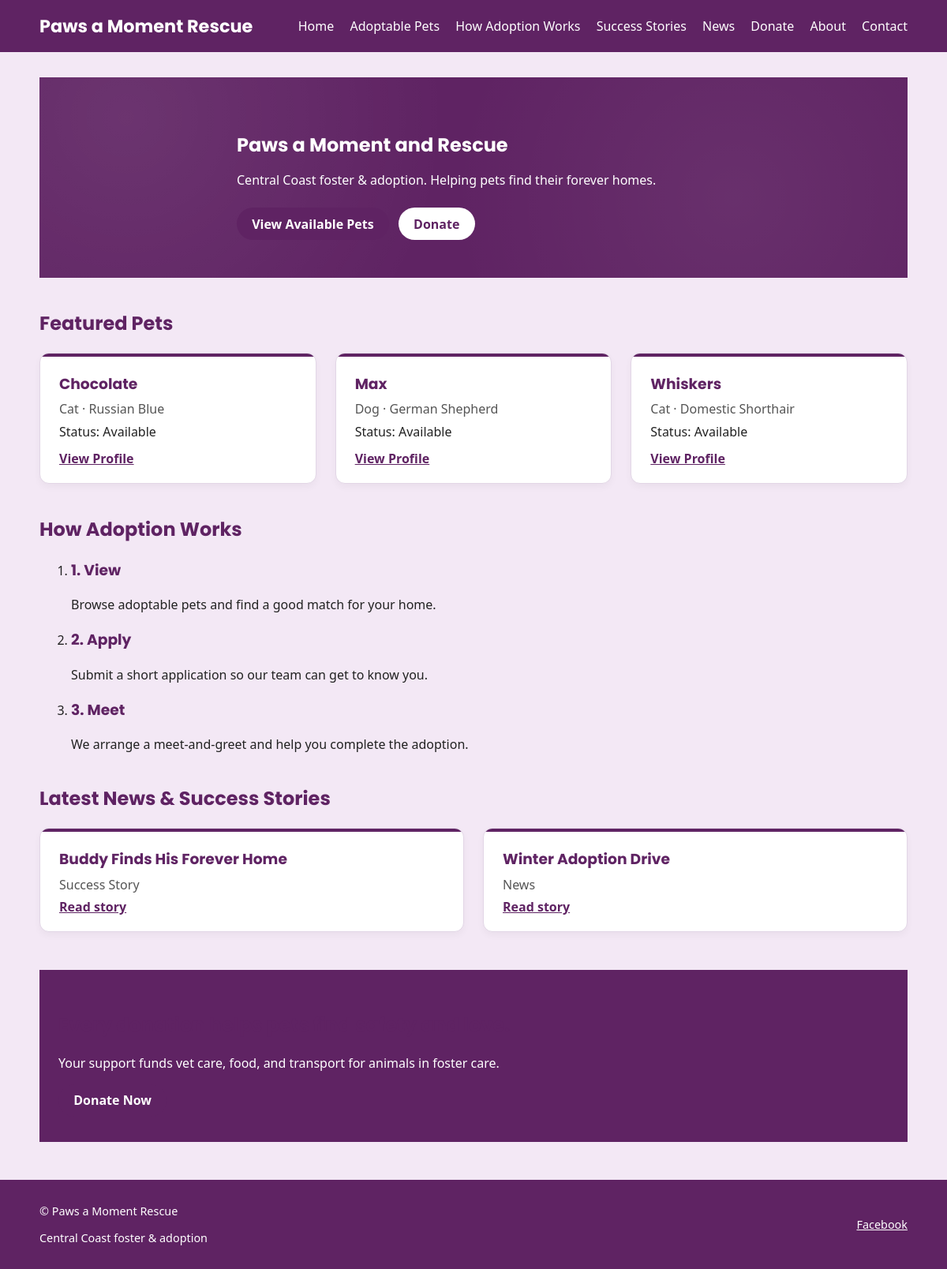
The page / on the database its author committed.
### adoptions/models.py (models this page shows, shortened)
class Animal(models.Model):
    STATUS_AVAILABLE = "available"
    STATUS_PENDING = "pending"
    STATUS_ADOPTED = "adopted"
    STATUS_CHOICES = [
        (STATUS_AVAILABLE, "Available"),
        (STATUS_PENDING, "Pending"),
        (STATUS_ADOPTED, "Adopted"),
    ]
    name = models.CharField(max_length=100)
    slug = models.SlugField(unique=True)
    species = models.CharField(max_length=50)
    breed = models.CharField(max_length=100, blank=True)
    age_years = models.PositiveIntegerField(null=True, blank=True)
    size = models.CharField(max_length=20, blank=True)
    sex = models.CharField(max_length=10, blank=True)
    suburb = models.CharField(max_length=100, blank=True)
    description = models.TextField(blank=True)
    status = models.CharField(max_length=20, choices=STATUS_CHOICES, default=STATUS_AVAILABLE)
    intake_date = models.DateField()
    photo_url = models.URLField(blank=True)
    weight_kg = models.DecimalField(max_digits=5, decimal_places=2, null=True, blank=True)
    adoption_fee = models.DecimalField(max_digits=8, decimal_places=2, null=True, blank=True)
    good_with_kids = models.BooleanField(default=False)
    special_needs = models.BooleanField(default=False)
    microchipped = models.BooleanField(default=False)
    vaccinated = models.BooleanField(default=False)
    desexed = models.BooleanField(default=False)
    created_at = models.DateTimeField(auto_now_add=True)
    updated_at = models.DateTimeField(auto_now=True)
    class Meta:
        ordering = ["name"]

### stories/models.py (models this page shows, shortened)
class Story(models.Model):
    TYPE_NEWS = "news"
    TYPE_SUCCESS = "success"
    TYPE_CHOICES = [
        (TYPE_NEWS, "News"),
        (TYPE_SUCCESS, "Success Story"),
    ]
    title = models.CharField(max_length=200)
    slug = models.SlugField(unique=True)
    type = models.CharField(max_length=20, choices=TYPE_CHOICES, default=TYPE_NEWS)
    body = models.TextField()
    is_published = models.BooleanField(default=False)
    published_at = models.DateTimeField(null=True, blank=True)
    related_animal = models.ForeignKey(Animal, null=True, blank=True, on_delete=models.SET_NULL)
    created_at = models.DateTimeField(auto_now_add=True)
    updated_at = models.DateTimeField(auto_now=True)
    class Meta:
        ordering = ["-published_at", "-created_at"]

### core/views.py (the view)
# urls.py: path("", views.home, name="home"),
def home(request):
    featured_animals = Animal.objects.filter(status="available").order_by("-intake_date")[:3]
    recent_stories = Story.objects.filter(is_published=True).order_by("-published_at")[:3]
    return render(
        request,
        "core/home.html",
        {
            "featured_animals": featured_animals,
            "recent_stories": recent_stories,
        },
    )

### core/templates/core/home.html (shortened to what this page needs)
{% extends "core/base.html" %}
{% block content %}
<section class="hero">
    <div class="hero-content">
        <h1>Paws a Moment and Rescue</h1>
        <p>Central Coast foster &amp; adoption. Helping pets find their forever homes.</p>
        <div class="hero-actions">
            <a class="btn btn-primary" href="{% url 'adoptions:animal_list' %}">View Available Pets</a>
            <a class="btn btn-secondary" href="{% url 'donations:donate' %}">Donate</a>
        </div>
    </div>
</section>
<section class="home-section">
    <h2>Featured Pets</h2>
    <ul class="item-list card-list">
        {% for animal in featured_animals %}
            <li class="card pet-card">
                <div class="card-accent"></div>
                <div class="card-body">
                    <h3 class="card-title">{{ animal.name }}</h3>
                    <p class="card-meta">{{ animal.species }}{% if animal.breed %} · {{ animal.breed }}{% endif %}</p>
                    <p class="card-status">Status: {{ animal.status|title }}</p>
                    <a class="btn btn-link" href="{% url 'adoptions:animal_detail' slug=animal.slug %}">View Profile</a>
                </div>
            </li>
        {% empty %}
            <li>No adoptable pets available right now. Please check back soon!</li>
        {% endfor %}
    </ul>
</section>
<section class="home-section how-it-works">
    <h2>How Adoption Works</h2>
    <ol class="steps">
        <li>
            <h3>1. View</h3>
            <p>Browse adoptable pets and find a good match for your home.</p>
        </li>
        <li>
            <h3>2. Apply</h3>
            <p>Submit a short application so our team can get to know you.</p>
        </li>
        <li>
            <h3>3. Meet</h3>
            <p>We arrange a meet-and-greet and help you complete the adoption.</p>
        </li>
    </ol>
</section>
<section class="home-section">
    <h2>Latest News &amp; Success Stories</h2>
    <ul class="item-list card-list">
        {% for story in recent_stories %}
            <li class="card story-card">
                <div class="card-accent"></div>
                <div class="card-body">
                    <h3 class="card-title">{{ story.title }}</h3>
                    <p class="card-meta">{{ story.get_type_display }}</p>
                    <a class="btn btn-link" href="{% url 'stories:story_detail' slug=story.slug %}">Read story</a>
                </div>
            </li>
        {% empty %}
            <li>No stories yet. Stay tuned!</li>
        {% endfor %}
    </ul>
</section>
<section class="donate-strip">
    <div class="donate-strip-inner">
        <h2>Every donation helps pets find safety and love.</h2>
        <p>Your support funds vet care, food, and transport for animals in foster care.</p>
        <a class="btn btn-primary" href="{% url 'donations:donate' %}">Donate Now</a>
    </div>
</section>
{% endblock %}

### core/templates/core/base.html (shortened to what this page needs)
<!DOCTYPE html>
<html lang="en">
<head>
    {% load static %}
    <link rel="stylesheet" href="{% static 'css/styles.css' %}">
</head>
<body>
<header class="site-header">
    <div class="site-header-inner">
        <h1 class="site-title"><a href="/">Paws a Moment Rescue</a></h1>
        <nav class="site-nav" aria-label="Main navigation">
            <a href="{% url 'core:home' %}">Home</a>
            <a href="{% url 'adoptions:animal_list' %}">Adoptable Pets</a>
            <a href="{% url 'core:how_adoption_works' %}">How Adoption Works</a>
            <a href="{% url 'stories:story_list' %}?type=success">Success Stories</a>
            <a href="{% url 'stories:story_list' %}?type=news">News</a>
            <a href="{% url 'donations:donate' %}">Donate</a>
            <a href="{% url 'core:about' %}">About</a>
            <a href="{% url 'core:contact' %}">Contact</a>
        </nav>
    </div>
</header>
<main class="site-main">
    {% block content %}{% endblock %}
</main>
<footer class="site-footer">
    <div class="site-footer-inner">
        <div class="footer-left">
            <p>&copy; Paws a Moment Rescue</p>
            <p>Central Coast foster &amp; adoption</p>
        </div>
        <div class="footer-right">
            <a href="#" aria-label="Facebook">Facebook</a>
        </div>
    </div>
</footer>
</body>
</html>

### static/css/styles.css (style rules this page uses)
body { font-family: system-ui, -apple-system, BlinkMacSystemFont, "Segoe UI", sans-serif; margin: 0; padding: 0; background-color: #f3e8f5; color: #222222; }
h1, h2, h3, h4 { font-family: "Poppins", system-ui, -apple-system, BlinkMacSystemFont, "Segoe UI", sans-serif; color: #5f2363; }
.site-header, .site-footer { background-color: #5f2363; color: #ffffff; }
.site-header-inner, .site-footer-inner { max-width: 1100px; margin: 0 auto; padding: 1rem 1.5rem; display: flex; align-items: center; justify-content: space-between; }
.site-title { margin: 0; font-size: 1.4rem; }
.site-title a { color: #ffffff; text-decoration: none; }
.site-nav a { color: #ffffff; margin-left: 1rem; text-decoration: none; font-weight: 500; }
.site-main { max-width: 1100px; margin: 2rem auto 3rem; padding: 0 1.5rem; }
.site-footer { font-size: 0.9rem; }
.site-footer a { color: #ffffff; }
.hero { background-color: #5f2363; color: #ffffff; padding: 3rem 1.5rem; position: relative; overflow: hidden; }
.hero::before { content: ""; position: absolute; inset: 0; background-image: radial-gradient(circle at 10% 20%, rgba(255,255,255,0.08) 0, transparent 40%), radial-gradient(circle at 80% 60%, rgba(255,255,255,0.06) 0, transparent 40%); pointer-events: none; }
.hero-content { position: relative; max-width: 600px; margin: 0 auto; }
.hero h1 { color: #ffffff; margin-bottom: 0.5rem; }
.hero p { margin-bottom: 1.5rem; }
.hero-actions { display: flex; gap: 0.75rem; flex-wrap: wrap; }
.btn { display: inline-block; padding: 0.6rem 1.2rem; border-radius: 999px; border: none; text-decoration: none; font-weight: 600; cursor: pointer; }
.btn-primary { background-color: #5f2363; color: #ffffff; }
.btn-secondary { background-color: #ffffff; color: #5f2363; }
.btn-link { background: none; border: none; padding: 0; color: #5f2363; text-decoration: underline; cursor: pointer; }
.home-section { margin-top: 2.5rem; }
.item-list { list-style: none; padding: 0; }
.card-list { display: grid; grid-template-columns: repeat(auto-fit, minmax(240px, 1fr)); gap: 1.5rem; }
.card { background-color: #ffffff; border-radius: 12px; box-shadow: 0 4px 10px rgba(0, 0, 0, 0.04); overflow: hidden; border: 1px solid #e2d6e6; }
.card-accent { height: 4px; background-color: #5f2363; }
.card-body { padding: 1.25rem 1.5rem; }
.card-title { margin-top: 0; margin-bottom: 0.4rem; }
.card-meta { margin: 0 0 0.4rem; color: #555; }
.card-status { margin: 0 0 0.75rem; }
.donate-strip { margin-top: 3rem; background-color: #5f2363; color: #ffffff; padding: 2rem 1.5rem; }
.donate-strip-inner { max-width: 1100px; margin: 0 auto; }

### rows shown on the page
Animal: name "Chocolate", species "Cat", breed "Russian Blue", status "Available"
Animal: name "Max", species "Dog", breed "German Shepherd", status "Available"
Animal: name "Whiskers", species "Cat", breed "Domestic Shorthair", status "Available"
Story: title "Buddy Finds His Forever Home", type "Success Story"
Story: title "Winter Adoption Drive", type "News"
